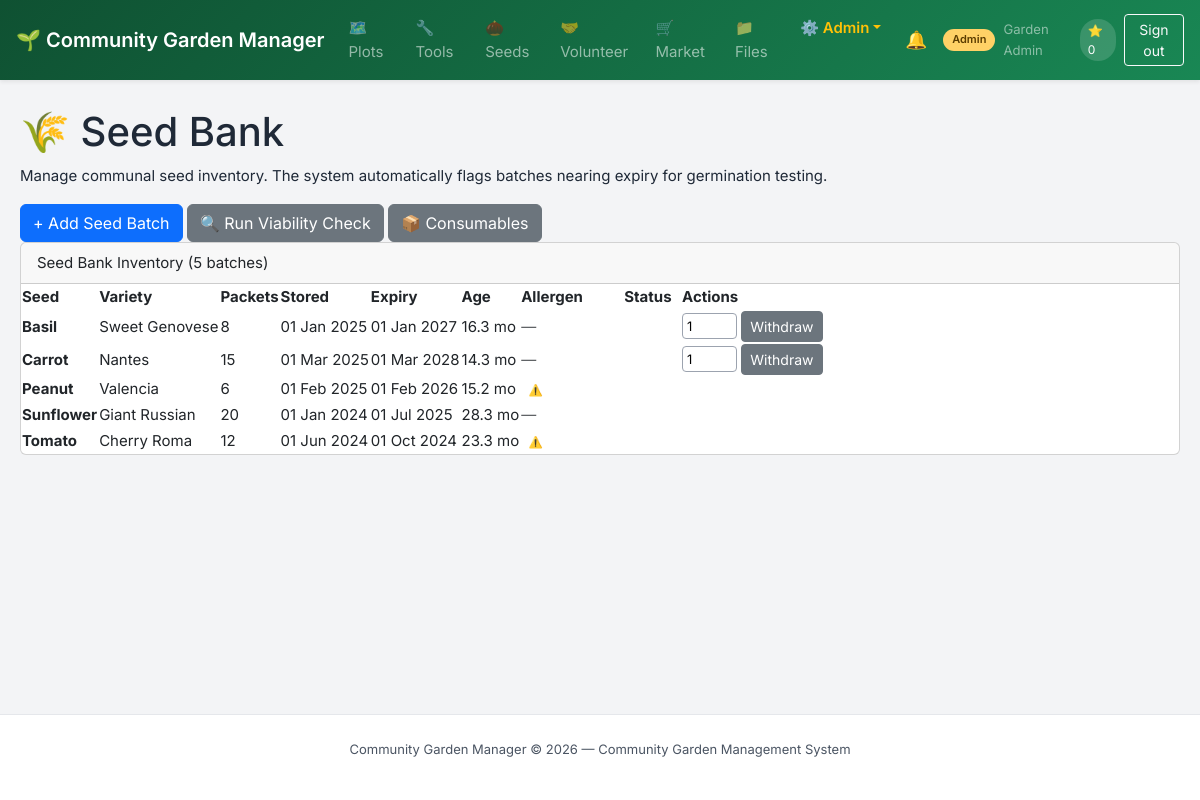
The page /modules/resources/seeds.php (signed in) on the database its author committed.
### tables this page shows
CREATE TABLE `seeds` (
  `id` int(11) NOT NULL AUTO_INCREMENT,
  `name` varchar(100) NOT NULL,
  `variety` varchar(100) DEFAULT NULL,
  `quantity_packets` int(11) DEFAULT 0,
  `stored_date` date NOT NULL,
  `expiry_months` int(11) NOT NULL DEFAULT 24,
  `status` enum('viable','nearing_expiry','expired','flagged_for_testing','recommended_planting') DEFAULT 'viable',
  `parent_plant_notes` text DEFAULT NULL,
  `allergen_category` varchar(100) DEFAULT NULL,
  `media_links` text DEFAULT NULL,
  `added_by` int(11) DEFAULT NULL,
  PRIMARY KEY (`id`),
  KEY `added_by` (`added_by`),
  CONSTRAINT `seeds_ibfk_1` FOREIGN KEY (`added_by`) REFERENCES `users` (`id`)
);

### core/Controller.php (called while the page is built, shortened)
<?php
abstract class Controller {
    protected function view($view, $data = []) {
        extract($data);
        require_once __DIR__ . '/../views/' . $view . '.php';
    }
}

### controllers/SeedController.php (called while the page is built, shortened)
<?php
require_once __DIR__ . '/../core/Controller.php';
require_once __DIR__ . '/../models/SeedModel.php';
class SeedController extends Controller {
    private $model;
    public function __construct() {
        $this->model = new SeedModel();
    }
    public function index($user) {
        $seeds = $this->model->getAllSeeds();
        $pageTitle = 'Seed Bank';
        $this->view('resources_seeds', [
            'user' => $user,
            'pageTitle' => $pageTitle,
            'seeds' => $seeds
        ]);
    }
}

### modules/resources/seeds.php (called while the page is built)
<?php
require_once __DIR__ . '/../../config/db.php';
require_once __DIR__ . '/../../config/constants.php';
$user      = requireLogin();
require_once __DIR__ . '/../../controllers/SeedController.php';
$controller = new SeedController();
$controller->index($user);

### config/constants.php (called while the page is built, shortened)
<?php
function hasPermission(string $module, string $action): bool {
    $perms = $_SESSION['permissions'] ?? [];
    return in_array($module . ':' . $action, $perms, true);
}
function e(string $s): string {
    return htmlspecialchars($s, ENT_QUOTES | ENT_SUBSTITUTE, 'UTF-8');
}

### config/db.php (called while the page is built, shortened)
<?php
class Database {
    private static $instance = null;
    private $connection;
    private function __construct() {
        $dsn = "mysql:host=" . DB_HOST . ";port=" . DB_PORT . ";dbname=" . DB_NAME . ";charset=utf8mb4";
        try {
            $this->connection = new PDO($dsn, DB_USER, DB_PASS, [
                PDO::ATTR_ERRMODE => PDO::ERRMODE_EXCEPTION,
                PDO::ATTR_DEFAULT_FETCH_MODE => PDO::FETCH_ASSOC,
                PDO::ATTR_EMULATE_PREPARES => false,
            ]);
        } catch (PDOException $e) {
            die(json_encode(["error" => "Database connection failed: " . $e->getMessage()]));
        }
    }
    public static function getInstance() {
        if (self::$instance === null) {
            self::$instance = new Database();
        }
        return self::$instance;
    }
    public function getConnection() {
        return $this->connection;
    }
}

### core/Model.php (called while the page is built, shortened)
<?php
require_once __DIR__ . '/../config/db.php';
abstract class Model {
    public function __construct() {
        $this->db = Database::getInstance()->getConnection();
    }
}

### models/SeedModel.php (called while the page is built, shortened)
<?php
require_once __DIR__ . '/../core/Model.php';
class SeedModel extends Model {
    public function getAllSeeds() {
        return $this->db->query("SELECT s.*, u.full_name AS added_by_name FROM seeds s LEFT JOIN users u ON s.added_by=u.id ORDER BY s.status, s.name")->fetchAll();
    }
}

### views/resources_seeds.php (the view, shortened to what this page needs)
<?php require_once __DIR__ . '/../includes/header.php'; ?>
<div class="page-header">
    <h1>🌾 Seed Bank</h1>
    <p>Manage communal seed inventory. The system automatically flags batches nearing expiry for germination testing.</p>
</div>
<div class="page-actions">
    <?php if (hasPermission('resources','create')): ?>
        <button class="btn btn-primary" onclick="document.getElementById('add-form').style.display=document.getElementById('add-form').style.display==='none'?'':'none'">+ Add Seed Batch</button>
    <?php endif; ?>
    <form method="POST" style="display:inline">
        <button name="run_check" value="1" class="btn btn-secondary">🔍 Run Viability Check</button>
    </form>
    <a href="consumables.php" class="btn btn-secondary">📦 Consumables</a>
</div>
<div class="card">
    <div class="card-header">Seed Bank Inventory (<?= count($seeds) ?> batches)</div>
    <div class="table-wrap">
        <table>
            <thead>
                <tr><th>Seed</th><th>Variety</th><th>Packets</th><th>Stored</th><th>Expiry</th><th>Age</th><th>Allergen</th><th>Status</th><th>Actions</th></tr>
            </thead>
            <tbody>
            <?php foreach ($seeds as $s):
                $stored    = new DateTime($s['stored_date']);
                $now       = new DateTime();
                $ageMonths = round((int)$stored->diff($now)->days / 30.44, 1);
                $expiryDate= (clone $stored)->modify("+{$s['expiry_months']} months");
                $statusBadge=['viable'=>'success','nearing_expiry'=>'warning','expired'=>'danger','flagged_for_testing'=>'warning','recommended_planting'=>'info'][$s['status']]??'secondary';
            ?>
            <tr>
                <td><strong><?= e($s['name']) ?></strong></td>
                <td><?= e($s['variety'] ?: '—') ?></td>
                <td><?= (int)$s['quantity_packets'] ?></td>
                <td><?= date('d M Y', strtotime($s['stored_date'])) ?></td>
                <td><?= $expiryDate->format('d M Y') ?></td>
                <td><?= $ageMonths ?> mo</td>
                <td><?= $s['allergen_category'] ? '<span class="badge badge-warning">⚠️ '.e($s['allergen_category']).'</span>' : '<span class="text-muted">—</span>' ?></td>
                <td>
                    <span class="badge badge-<?= $statusBadge ?>">
                    </span>
                </td>
                <td style="white-space:nowrap">
                    <?php if ($s['quantity_packets']>0 && !in_array($s['status'],['expired'])): ?>
                    <form method="POST" style="display:inline">
                        <input type="number" name="withdraw_qty" value="1" min="1" max="<?= $s['quantity_packets'] ?>" style="width:55px;display:inline;padding:2px 4px;border:1px solid var(--gray-400);border-radius:4px;font-size:13px">
                        <button name="withdraw" value="1" class="btn btn-sm btn-secondary">Withdraw</button>
                    </form>
                    <?php endif; ?>
                </td>
            </tr>
            <?php endforeach; ?>
            </tbody>
        </table>
    </div>
</div>
<?php require_once __DIR__ . '/../includes/footer.php'; ?>

### assets/css/style.css (style rules this page uses)
:root { --green-dark: #0f5132; --green-mid: #198754; --green-light: #4ade80; --green-pale: #D1FAE5; --amber: #F59E0B; --amber-dark: #B45309; --coral: #EF4444; --blue: #3B82F6; --blue-pale: #DBEAFE; --gray-100: #F3F4F6; --gray-200: #E5E7EB; --gray-400: #9CA3AF; --gray-600: #4B5563; --gray-800: #1F2937; --white: #ffffff; --shadow-sm: 0 1px 3px rgba(0, 0, 0, 0.1), 0 1px 2px rgba(0, 0, 0, 0.06); --shadow-md: 0 4px 6px -1px rgba(0, 0, 0, 0.1), 0 2px 4px -1px rgba(0, 0, 0, 0.06); --radius: 8px; --radius-lg: 12px; --font: 'Inter', 'Segoe UI', system-ui, sans-serif; }
body { font-family: var(--font); font-size: 15px; color: var(--gray-800); background: var(--gray-100); line-height: 1.6; display: flex; flex-direction: column; min-height: 100vh; }
a { color: var(--green-mid); text-decoration: none; }
.table-wrap { overflow-x: auto; }

### rows shown on the page
seeds: name "Basil", variety "Sweet Genovese", quantity_packets "8", stored_date "01 Jan 2025", $expiryDate->format('d M Y') "01 Jan 2027", stored_date "16.3"
seeds: name "Carrot", variety "Nantes", quantity_packets "15", stored_date "01 Mar 2025", $expiryDate->format('d M Y') "01 Mar 2028", stored_date "14.3"
seeds: name "Peanut", variety "Valencia", quantity_packets "6", stored_date "01 Feb 2025", $expiryDate->format('d M Y') "01 Feb 2026", stored_date "15.2"
seeds: name "Sunflower", variety "Giant Russian", quantity_packets "20", stored_date "01 Jan 2024", $expiryDate->format('d M Y') "01 Jul 2025", stored_date "28.3"
seeds: name "Tomato", variety "Cherry Roma", quantity_packets "12", stored_date "01 Jun 2024", $expiryDate->format('d M Y') "01 Oct 2024", stored_date "23.3"

### other values the page prints
APP_NAME "Community Garden Manager"
$role "Admin"
$user['full_name'] "Garden Admin"
$user['karma'] "0"
count($seeds) "5"
